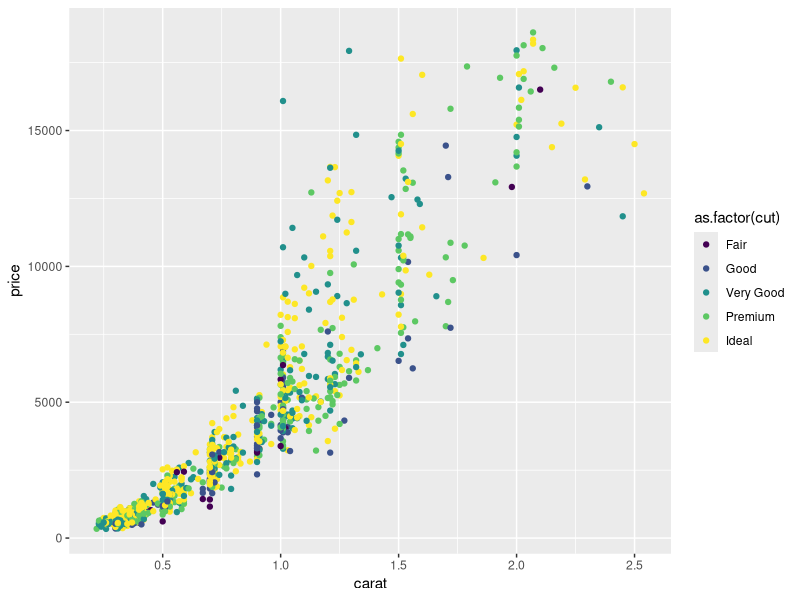

Source code (R):
## ---- chunk 1
suppressPackageStartupMessages(library(ggplot2))
suppressPackageStartupMessages(library(dplyr))
## ---- chunk 2
data(diamonds)
summary(diamonds)
diamonds <- sample_n(diamonds, 1000, replace=FALSE)
## ---- chunk 3
ggplot(diamonds, aes(x=carat, y=price, color=as.factor(cut))) + geom_point()
## ---- chunk 4

## ---- chunk 5

## ---- chunk 6

## ---- chunk 7

## ---- chunk 8

## ---- chunk 9

